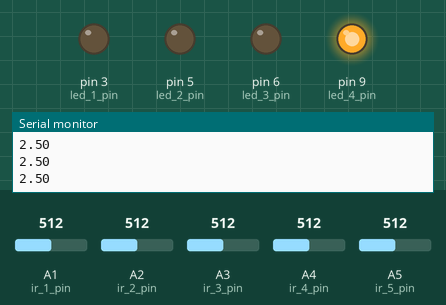
Simulated run of this sketch. Board: Arduino Uno, built with avr-gcc and run on an emulated ATmega328P. On the bench: output pins drawn as LEDs (lit = HIGH), the last lines printed to the serial monitor. Inputs (shaded band) come from the test bench; at power-on: A1 (ir_1_pin) = 512, A2 (ir_2_pin) = 512, A3 (ir_3_pin) = 512, A4 (ir_4_pin) = 512, A5 (ir_5_pin) = 512.

Above: at 1.2 s.
1.3 s: A1 (ir_1_pin) set to 716
At 1.7 s:
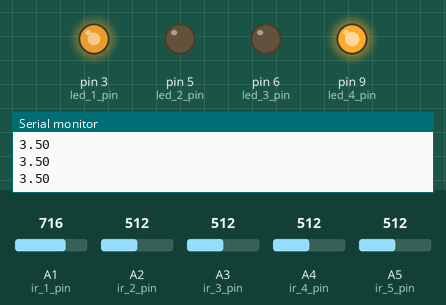
2.8 s: A2 (ir_2_pin) set to 716
At 4.0 s:
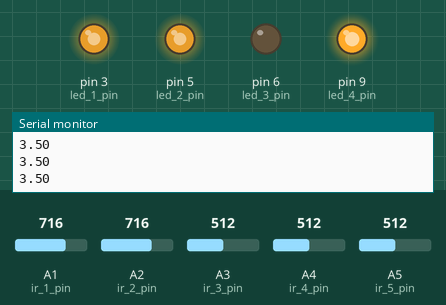
4.3 s: A3 (ir_3_pin) set to 716
At 5.2 s:
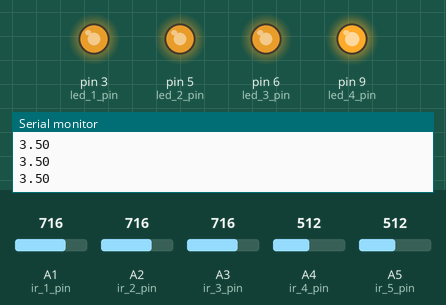
5.8 s: A1 (ir_1_pin) set to 306
At 6.5 s:
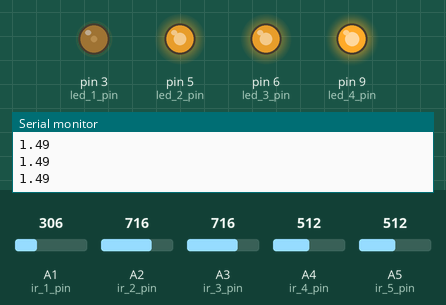
7.3 s: A2 (ir_2_pin) set to 306
At 7.6 s:
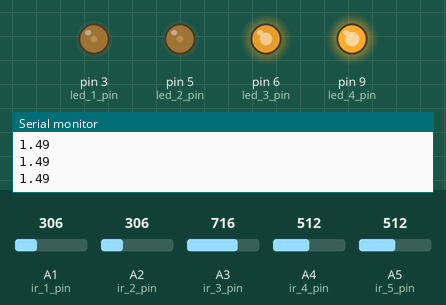
8.8 s: A3 (ir_3_pin) set to 306
At 9.8 s:
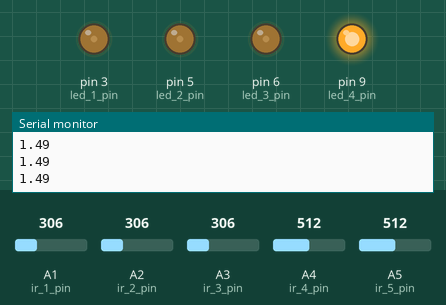
Timing chart, 0 to 11.3 s (numbered marks = the images above; inputs shaded):
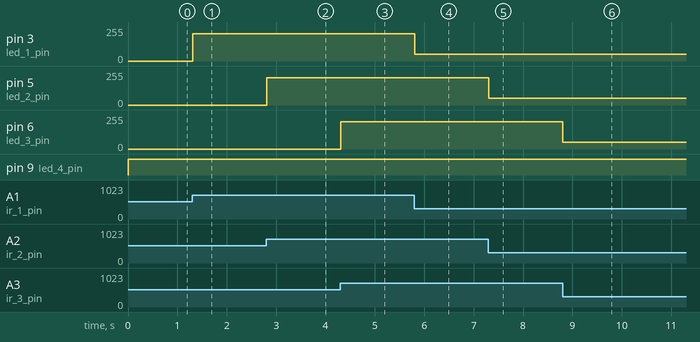

Measured:
- after the input at 1.3 s, pin 3 (led_1_pin): 0/255 → 204/255 at once
- after the input at 2.8 s, pin 5 (led_2_pin): 0/255 → 204/255 at once
- after the input at 4.3 s, pin 6 (led_3_pin): 0/255 → 204/255 at once
- after the input at 5.8 s, pin 3 (led_1_pin): 204/255 → 50/255 at once
- after the input at 7.3 s, pin 5 (led_2_pin): 204/255 → 50/255 at once
- after the input at 8.8 s, pin 6 (led_3_pin): 204/255 → 50/255 at once

The sketch:

ir_sense_test.ino
```cpp
float ir_1_val = 0;
int ir_2_val = 0;
int ir_3_val = 0;
int ir_4_val = 0;
int ir_5_val = 0;

int ir_1_pin = 15; //A1 pin
int ir_2_pin = 16; //A2
int ir_3_pin = 17; //A3
int ir_4_pin = 18; //A4
int ir_5_pin = 19; //A5

int led_1_val = 0;
int led_2_val = 0;
int led_3_val = 0;
int led_4_val = 0;
int led_5_val = 0;

int led_1_pin = 3;
int led_2_pin = 5;
int led_3_pin = 6;
int led_4_pin = 9;
// there is no LED yet

void setup() {
  // put your setup code here, to run once:
  Serial.begin(9600);

  // set up LED pins as digital output pins
  pinMode(led_1_pin, OUTPUT);
  pinMode(led_2_pin, OUTPUT);
  pinMode(led_3_pin, OUTPUT);
  pinMode(led_4_pin, OUTPUT);

}

void loop() {
  // put your main code here, to run repeatedly:

  // read in sensor values
  ir_1_val = analogRead(ir_1_pin);
  ir_2_val = analogRead(ir_2_pin);
  ir_3_val = analogRead(ir_3_pin);
  ir_4_val = analogRead(ir_4_pin);
  ir_5_val = analogRead(ir_5_pin);

  float ir_1_v = (ir_1_val*5)/1024;
  Serial.println(ir_1_v);

  // update LEDs accordingly
  analogWrite(led_1_pin, ir_1_val);
  analogWrite(led_2_pin, ir_2_val);
  analogWrite(led_3_pin, ir_3_val);
  analogWrite(led_4_pin, ir_4_val);

  }
```
